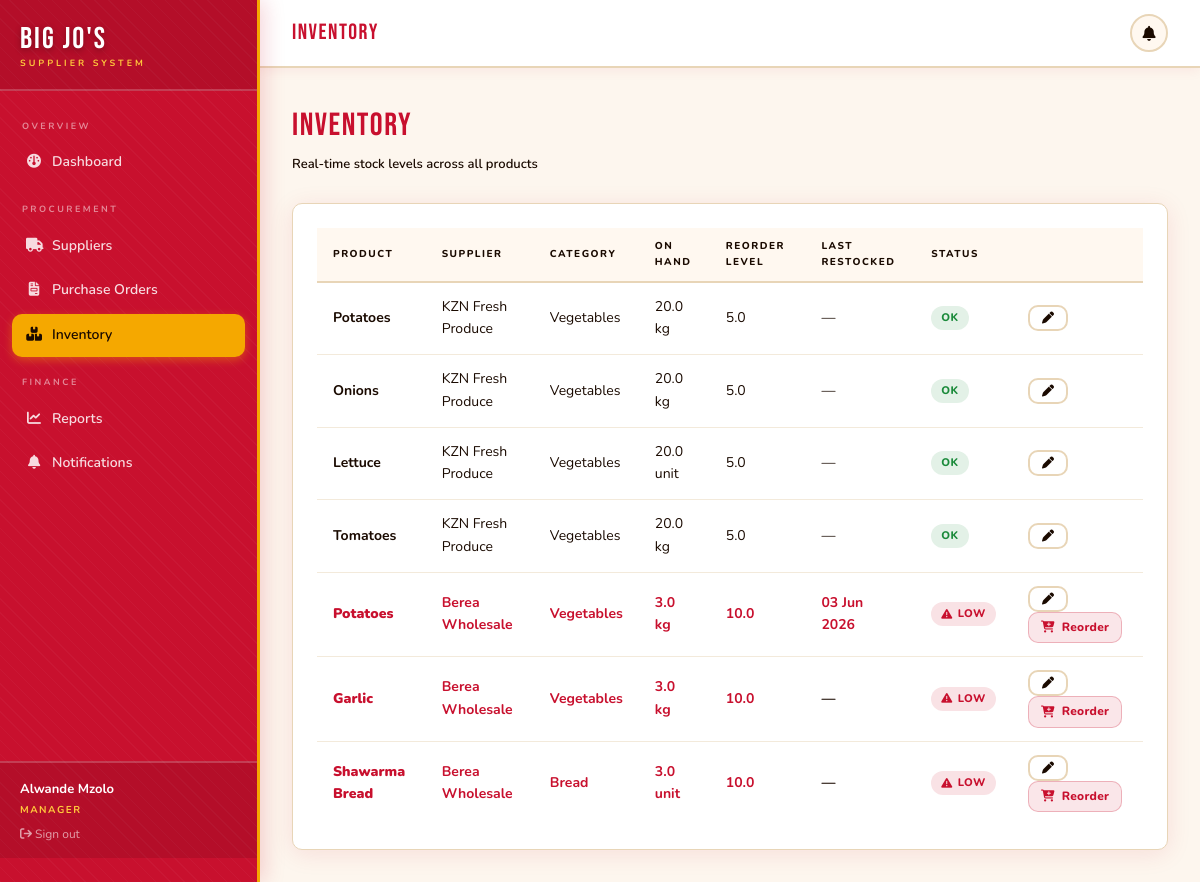
Screenshot of /manager/inventory (signed in) with the database file from the repository.
### app/models/__init__.py (models this page shows, shortened)
class User(UserMixin, db.Model):
    __tablename__ = 'user'
    id = db.Column(db.Integer, primary_key=True)
    name = db.Column(db.String(120), nullable=False)
    email = db.Column(db.String(120), unique=True, nullable=False)
    password_hash = db.Column(db.String(256), nullable=False)
    role = db.Column(db.String(20), nullable=False)  # manager / supplier / admin
    phone = db.Column(db.String(20))
    created_at = db.Column(db.DateTime, default=utc_now)
    supplier_profile = db.relationship('Supplier', backref='user', uselist=False)
    notifications = db.relationship('Notification', backref='user', lazy='dynamic')

class Inventory(db.Model):
    __tablename__ = 'inventory'
    id = db.Column(db.Integer, primary_key=True)
    product_id = db.Column(db.Integer, db.ForeignKey('product.id'), unique=True)
    qty_on_hand = db.Column(db.Float, default=0)
    reorder_level = db.Column(db.Float, default=5)
    last_restocked = db.Column(db.DateTime)
    @property
    def is_low(self):
        return self.qty_on_hand <= self.reorder_level

class Product(db.Model):
    __tablename__ = 'product'
    id = db.Column(db.Integer, primary_key=True)
    supplier_id = db.Column(db.Integer, db.ForeignKey('supplier.id'), nullable=False)
    name = db.Column(db.String(120), nullable=False)
    category = db.Column(db.String(80))
    unit_cost = db.Column(db.Float, nullable=False)
    unit_of_measure = db.Column(db.String(20), default='kg')
    shelf_life_days = db.Column(db.Integer, default=7)
    available = db.Column(db.Boolean, default=True)
    inventory = db.relationship('Inventory', backref='product', uselist=False)
    order_lines = db.relationship('OrderLine', backref='product', lazy='dynamic')

class Supplier(db.Model):
    __tablename__ = 'supplier'
    id = db.Column(db.Integer, primary_key=True)
    user_id = db.Column(db.Integer, db.ForeignKey('user.id'), unique=True)
    company_name = db.Column(db.String(120), nullable=False)
    region = db.Column(db.String(100))
    rating = db.Column(db.Float, default=3.0)
    bank_details = db.Column(db.String(200))
    products = db.relationship('Product', backref='supplier', lazy='dynamic')
    orders = db.relationship('PurchaseOrder', backref='supplier', lazy='dynamic')

### app/manager/__init__.py (the view)
@bp.route('/inventory')
@manager_required
def inventory():
    items = Inventory.query.join(Product).join(Supplier).all()
    return render_template('manager/inventory.html', items=items)

### app/__init__.py (called while the page is built)
@login_manager.user_loader
def load_user(user_id):
    from app.models import User
    return db.session.get(User, int(user_id))

### app/manager/__init__.py (called while the page is built)
def manager_required(f):
    @wraps(f)
    def decorated(*args, **kwargs):
        if not current_user.is_authenticated or current_user.role not in ('manager', 'admin'):
            flash('Access restricted to managers.', 'danger')
            return redirect(url_for('auth.login'))
        return f(*args, **kwargs)
    return login_required(decorated)

### app/templates/manager/inventory.html (shortened to what this page needs)
{% extends 'shared/dashboard_layout.html' %}
{% block page_title %}Inventory{% endblock %}
{% block content %}
<div class="page-header">
  <div>
    <div class="page-title">Inventory</div>
    <div class="page-subtitle">Real-time stock levels across all products</div>
  </div>
</div>
<div class="card">
  <div class="table-wrap">
    <table>
      <thead>
        <tr>
          <th>Product</th>
          <th>Supplier</th>
          <th>Category</th>
          <th>On Hand</th>
          <th>Reorder Level</th>
          <th>Last Restocked</th>
          <th>Status</th>
          <th></th>
        </tr>
      </thead>
      <tbody>
        {% for item in items %}
        <tr {% if item.is_low %}class="low-stock"{% endif %}>
          <td><strong>{{ item.product.name }}</strong></td>
          <td>{{ item.product.supplier.company_name }}</td>
          <td>{{ item.product.category }}</td>
          <td>{{ item.qty_on_hand }} {{ item.product.unit_of_measure }}</td>
          <td>{{ item.reorder_level }}</td>
          <td>
            {% if item.last_restocked %}
              {{ item.last_restocked.strftime('%d %b %Y') }}
            {% else %}
              <span style="color:var(--muted)">—</span>
            {% endif %}
          </td>
          <td>
            {% if item.is_low %}
              <span class="pill pill-warning"><i class="fa-solid fa-triangle-exclamation"></i> Low</span>
            {% else %}
              <span class="pill pill-confirmed">OK</span>
            {% endif %}
          </td>
          <td>
            <a href="{{ url_for('manager.edit_inventory', item_id=item.id) }}" class="btn btn-outline btn-sm">
              <i class="fa-solid fa-pen"></i>
            </a>
            {% if item.is_low %}
            <a href="{{ url_for('manager.new_order') }}" class="btn btn-danger btn-sm">
              <i class="fa-solid fa-cart-plus"></i> Reorder
            </a>
            {% endif %}
          </td>
        </tr>
        {% else %}
        <tr><td colspan="8" style="text-align:center;color:var(--muted);padding:40px;">No inventory records found.</td></tr>
        {% endfor %}
      </tbody>
    </table>
  </div>
</div>
{% endblock %}

### app/templates/shared/dashboard_layout.html (shortened to what this page needs)
{% extends 'base.html' %}
{% block body %}
<div class="flex min-h-screen bg-cream">
  <aside id="sidebar"
         class="fixed inset-y-0 left-0 z-50 flex w-[260px] -translate-x-full flex-col overflow-y-auto
                border-r-[3px] border-gold bg-brand pb-6
                shadow-[4px_0_20px_rgba(200,16,46,.18)] transition-transform duration-200 md:translate-x-0"
         style="background-image:repeating-linear-gradient(45deg,rgba(255,255,255,.03) 0px,rgba(255,255,255,.03) 1px,transparent 1px,transparent 10px)">
    <div class="border-b-2 border-white/20 bg-black/10 px-5 pb-[18px] pt-6">
      <div class="font-display text-[30px] leading-none tracking-[2px] text-white"
           style="text-shadow:0 2px 6px rgba(0,0,0,.3)">Big Jo's</div>
      <div class="mt-0.5 text-[9px] font-bold uppercase tracking-[3px] text-gold2">Supplier System</div>
    </div>
    <nav class="flex-1 space-y-0.5 px-3 py-4">
      {% if current_user.role in ('manager','admin') %}
      <div class="px-2.5 pb-1.5 pt-3 text-[9px] font-bold uppercase tracking-[2.5px] text-white/50">Overview</div>
      <a href="{{ url_for('manager.dashboard') }}"
         class="flex items-center gap-2.5 rounded-[10px] px-3.5 py-2.5 text-[14px] font-semibold transition-all duration-[180ms]
                {% if request.endpoint == 'manager.dashboard' %}bg-gold text-ink shadow-[0_3px_10px_rgba(245,168,0,.4)]
                {% else %}text-white/85 hover:bg-white/20 hover:text-white hover:translate-x-[3px]{% endif %}">
        <span class="w-4 text-center"><i class="fa-solid fa-gauge"></i></span> Dashboard
      </a>
      <div class="px-2.5 pb-1.5 pt-4 text-[9px] font-bold uppercase tracking-[2.5px] text-white/50">Procurement</div>
      <a href="{{ url_for('manager.suppliers') }}"
         class="flex items-center gap-2.5 rounded-[10px] px-3.5 py-2.5 text-[14px] font-semibold transition-all duration-[180ms]
                {% if 'suppliers' in request.endpoint %}bg-gold text-ink shadow-[0_3px_10px_rgba(245,168,0,.4)]
                {% else %}text-white/85 hover:bg-white/20 hover:text-white hover:translate-x-[3px]{% endif %}">
        <span class="w-4 text-center"><i class="fa-solid fa-truck"></i></span> Suppliers
      </a>
      <a href="{{ url_for('manager.orders') }}"
         class="flex items-center gap-2.5 rounded-[10px] px-3.5 py-2.5 text-[14px] font-semibold transition-all duration-[180ms]
                {% if 'orders' in request.endpoint %}bg-gold text-ink shadow-[0_3px_10px_rgba(245,168,0,.4)]
                {% else %}text-white/85 hover:bg-white/20 hover:text-white hover:translate-x-[3px]{% endif %}">
        <span class="w-4 text-center"><i class="fa-solid fa-file-invoice"></i></span> Purchase Orders
      </a>
      <a href="{{ url_for('manager.inventory') }}"
         class="flex items-center gap-2.5 rounded-[10px] px-3.5 py-2.5 text-[14px] font-semibold transition-all duration-[180ms]
                {% if 'inventory' in request.endpoint %}bg-gold text-ink shadow-[0_3px_10px_rgba(245,168,0,.4)]
                {% else %}text-white/85 hover:bg-white/20 hover:text-white hover:translate-x-[3px]{% endif %}">
        <span class="w-4 text-center"><i class="fa-solid fa-boxes-stacked"></i></span> Inventory
      </a>
      <div class="px-2.5 pb-1.5 pt-4 text-[9px] font-bold uppercase tracking-[2.5px] text-white/50">Finance</div>
      <a href="{{ url_for('manager.reports') }}"
         class="flex items-center gap-2.5 rounded-[10px] px-3.5 py-2.5 text-[14px] font-semibold transition-all duration-[180ms]
                {% if 'reports' in request.endpoint %}bg-gold text-ink shadow-[0_3px_10px_rgba(245,168,0,.4)]
                {% else %}text-white/85 hover:bg-white/20 hover:text-white hover:translate-x-[3px]{% endif %}">
        <span class="w-4 text-center"><i class="fa-solid fa-chart-line"></i></span> Reports
      </a>
      <a href="{{ url_for('manager.notifications') }}"
         class="flex items-center gap-2.5 rounded-[10px] px-3.5 py-2.5 text-[14px] font-semibold transition-all duration-[180ms]
                {% if 'notifications' in request.endpoint %}bg-gold text-ink shadow-[0_3px_10px_rgba(245,168,0,.4)]
                {% else %}text-white/85 hover:bg-white/20 hover:text-white hover:translate-x-[3px]{% endif %}">
        <span class="w-4 text-center"><i class="fa-solid fa-bell"></i></span> Notifications
      </a>
      {% endif %}
    </nav>
    <div class="border-t-2 border-white/20 bg-black/10 px-5 py-4 text-[13px]">
      <div class="font-bold text-white">{{ current_user.name }}</div>
      <div class="mt-0.5 text-[10px] font-bold uppercase tracking-[1.5px] text-gold2">{{ current_user.role }}</div>
      <a href="{{ url_for('auth.logout') }}" class="mt-2 block text-xs text-white/60 transition hover:text-white">
        <i class="fa-solid fa-arrow-right-from-bracket"></i> Sign out
      </a>
    </div>
  </aside>
  <div class="flex min-h-screen w-full flex-col md:ml-[260px]">
    <header class="sticky top-0 z-40 flex items-center justify-between border-b-2 border-warm
                   bg-white px-4 py-3.5 shadow-[0_2px_12px_rgba(200,16,46,.07)] md:px-8">
      <div class="flex items-center gap-3">
        <span class="font-display text-[22px] tracking-[1.5px] text-brand">
          {% block page_title %}{% endblock %}
        </span>
      </div>
      <div class="flex items-center gap-3">
        {% set unread = current_user.notifications.filter_by(is_read=False).count() %}
        {% if current_user.role in ('manager','admin') %}
        <a href="{{ url_for('manager.notifications') }}"
           class="relative inline-flex h-[38px] w-[38px] items-center justify-center rounded-full
                  border-2 border-warm bg-cream2 text-muted transition
                  hover:border-brand hover:text-brand hover:bg-brand/5">
          <i class="fa-solid fa-bell text-[15px]"></i>
        </a>
        {% endif %}
      </div>
    </header>
    <main class="flex-1 p-8">
      {% block content %}{% endblock %}
    </main>
  </div>
</div>
{% endblock %}

### app/static/css/main.css (style rules this page uses)
:root { --bg: #fdf6ee; --surface: #ffffff; --surface2:#fff8f0; --border: #e8d5b7; --accent: #c8102e; --accent2: #e8192e; --gold: #f5a800; --gold2: #ffc93c; --green: #1a8a3a; --red: #c8102e; --blue: #1565c0; --text: #1a0a00; --muted: #1a0a00; }
.btn { display: inline-flex; align-items: center; gap: 7px; padding: 9px 20px; border-radius: 10px; font-family: 'Nunito', sans-serif; font-size: 14px; font-weight: 800; cursor: pointer; border: none; transition: all .18s; text-decoration: none; letter-spacing: .3px; }
.btn-outline { background: transparent; border: 2px solid #e8d5b7; color: #1a0a00; }
.btn-sm { padding: 5px 12px; font-size: 12px; }
.btn-danger { background: rgba(200,16,46,.1); color: #c8102e; border: 1.5px solid rgba(200,16,46,.25); }
.card { background: #fff; border: 1.5px solid #e8d5b7; border-radius: 10px; padding: 24px; box-shadow: 0 4px 24px rgba(200,16,46,.10); }
.page-header { display: flex; align-items: center; justify-content: space-between; margin-bottom: 28px; }
.page-title { font-family: 'Bebas Neue', cursive; font-size: 32px; color: #c8102e; letter-spacing: 1.5px; }
.page-subtitle { font-size: 13px; color: #1a0a00; margin-top: 2px; font-weight: 600; }
.table-wrap { overflow-x: auto; }
table { width: 100%; border-collapse: collapse; font-size: 14px; }
thead tr { border-bottom: 2px solid #e8d5b7; background: #fff8f0; }
th { padding: 10px 16px; text-align: left; font-size: 10px; text-transform: uppercase; letter-spacing: 1.5px; color: #1a0a00; font-weight: 800; }
td { padding: 13px 16px; border-bottom: 1px solid rgba(232,213,183,.5); color: #1a0a00; }
tbody tr:last-child td { border-bottom: none; }
.pill { display: inline-flex; align-items: center; gap: 5px; padding: 3px 10px; border-radius: 20px; font-size: 11px; font-weight: 800; text-transform: uppercase; letter-spacing: .5px; }
.pill-confirmed { background: rgba(26,138,58,.12); color: #1a8a3a; }
.pill-warning { background: rgba(200,16,46,.12); color: #c8102e; }
tr.low-stock td { color: #c8102e; font-weight: 700; }

### rows the page displays
User: name "Alwande Mzolo", role "MANAGER"
Inventory: product.name "Potatoes", product.supplier.company_name "KZN Fresh Produce", product.category "Vegetables", qty_on_hand "20.0", product.unit_of_measure "kg", reorder_level "5.0", shows "OK"
Inventory: product.name "Onions", product.supplier.company_name "KZN Fresh Produce", product.category "Vegetables", qty_on_hand "20.0", product.unit_of_measure "kg", reorder_level "5.0", shows "OK"
Inventory: product.name "Lettuce", product.supplier.company_name "KZN Fresh Produce", product.category "Vegetables", qty_on_hand "20.0", product.unit_of_measure "unit", reorder_level "5.0", shows "OK"
Inventory: product.name "Tomatoes", product.supplier.company_name "KZN Fresh Produce", product.category "Vegetables", qty_on_hand "20.0", product.unit_of_measure "kg", reorder_level "5.0", shows "OK"
Inventory: product.name "Potatoes", product.supplier.company_name "Berea Wholesale", product.category "Vegetables", qty_on_hand "3.0", product.unit_of_measure "kg", reorder_level "10.0", last_restocked "03 Jun 2026", shows "LOW"
Inventory: product.name "Garlic", product.supplier.company_name "Berea Wholesale", product.category "Vegetables", qty_on_hand "3.0", product.unit_of_measure "kg", reorder_level "10.0", shows "LOW"
Inventory: product.name "Shawarma Bread", product.supplier.company_name "Berea Wholesale", product.category "Bread", qty_on_hand "3.0", product.unit_of_measure "unit", reorder_level "10.0", shows "LOW"
